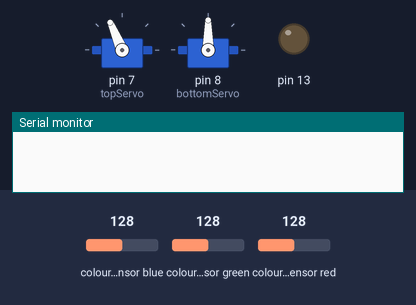
Bench run of a sketch on a simulated Arduino Uno, built with avr-gcc and run on an emulated ATmega328P. On the bench: 2 × servo, output pins drawn as LEDs (lit = HIGH), the last lines printed to the serial monitor. Wiring (inferred from the names in the program): TCS3200 colour sensor: output pin 6; S2 pin 4; S3 pin 5; S0 pin 2; S1 pin 3. The inputs (shaded band) are chosen by the test bench; at power-on: colour sensor blue 128, colour sensor green 128, colour sensor red 128. Pins used as bus, display or sensor lines are not drawn.

Above: at 0.05 s.
At 1.25 s:
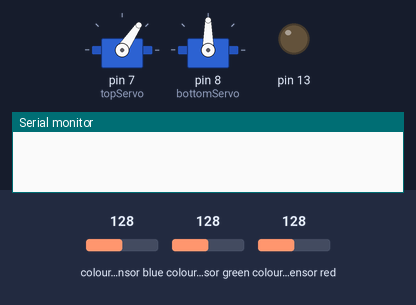
At 2.2 s:
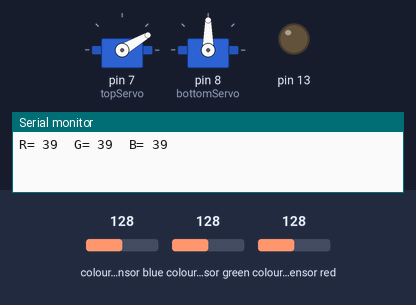
At 2.5 s:
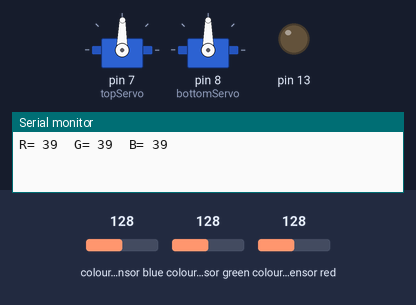
Timing chart, 0 to 5.8 s (numbered marks = the images above):
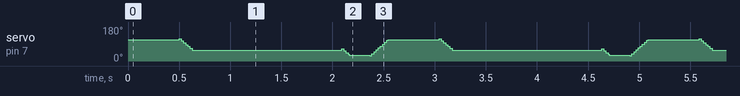

The sketch:

PROGRAM_SENSOR_WARNA.ino
```cpp
#include <Servo.h>

#define S0 2
#define S1 3
#define S2 4
#define S3 5
#define sensorOut 6
int R=0;
int G=0;
int B=0;
Servo topServo;
Servo bottomServo;

int frequency = 0;
int color=0;

void setup() {
  pinMode(S0, OUTPUT);
  pinMode(S1, OUTPUT);
  pinMode(S2, OUTPUT);
  pinMode(S3, OUTPUT);
  pinMode(sensorOut, INPUT);
  pinMode(13, OUTPUT);
  // Setting frequency-scaling to 20%
  digitalWrite(S0, HIGH);
  digitalWrite(S1, LOW);

  topServo.attach(7);
  bottomServo.attach(8);

  Serial.begin(9600);
}

void loop() {

  topServo.write(113);
  delay(500);

  for(int i = 117; i > 55; i--) {
    topServo.write(i);
    delay(2);
  }
  delay(1000);

  color = readColor();
  delay(10);

  switch (color) {
    case 1:
    bottomServo.write(50);
    Serial.println("BROWN");
    break;

    case 3:
    bottomServo.write(100);
    Serial.println("BLUE");
    break;

    case 6:
    bottomServo.write(175);

    break;

    case 0:
    break;
  }
  delay(300);

  for(int i = 65; i > 29; i--) {
    topServo.write(i);
    delay(2);
  }
  delay(200);

  for(int i = 29; i < 115; i++) {
    topServo.write(i);
    delay(2);
  }
  color=0;

}

// Custom Function - readColor()
int readColor() {
  // Setting red filtered photodiodes to be read
  digitalWrite(S2, LOW);
  digitalWrite(S3, LOW);
  // Reading the output frequency
  frequency = pulseIn(sensorOut, LOW);
  R = frequency;
  // Printing the value on the serial monitor
  Serial.print("R= ");//printing name
  Serial.print(frequency);//printing RED color frequency
  Serial.print("  ");
  delay(50);

  // Setting Green filtered photodiodes to be read
  digitalWrite(S2, HIGH);
  digitalWrite(S3, HIGH);
  // Reading the output frequency
  frequency = pulseIn(sensorOut, LOW);
  G = frequency;
  // Printing the value on the serial monitor
  Serial.print("G= ");//printing name
  Serial.print(frequency);//printing RED color frequency
  Serial.print("  ");
  delay(50);

  // Setting Blue filtered photodiodes to be read
  digitalWrite(S2, LOW);
  digitalWrite(S3, HIGH);
  // Reading the output frequency
  frequency = pulseIn(sensorOut, LOW);
   B = frequency;
  // Printing the value on the serial monitor
  Serial.print("B= ");//printing name
  Serial.print(frequency);//printing RED color frequency
  Serial.println("  ");
  delay(50);


  if(R<60 & R>53 & G<65 & G>56 & B>38 & B<45 ){
    color = 1; // BROWN
  }

  if(G<43 & G>38 & B<28 & B>23 & R>38 & R<44 ){
    color = 3; // BLUE
  }

  return color;
}
```
